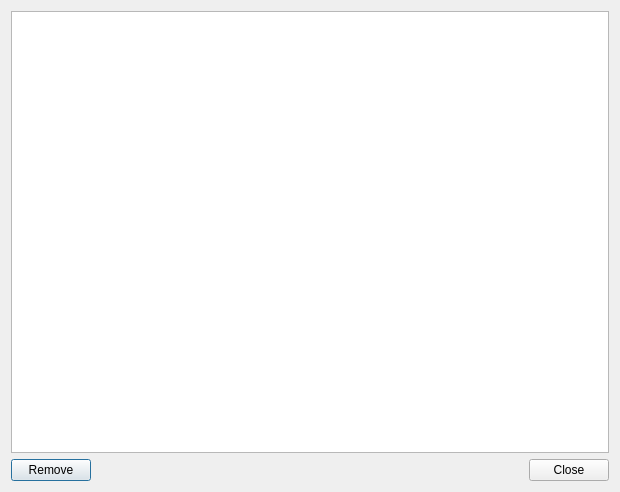
<?xml version="1.0" encoding="UTF-8"?>
<ui version="4.0">
 <class>Bookmark</class>
 <widget class="QDialog" name="Bookmark">
  <property name="windowModality">
   <enum>Qt::WindowModal</enum>
  </property>
  <property name="geometry">
   <rect>
    <x>0</x>
    <y>0</y>
    <width>620</width>
    <height>492</height>
   </rect>
  </property>
  <property name="windowTitle">
   <string>Bookmark</string>
  </property>
  <property name="modal">
   <bool>true</bool>
  </property>
  <layout class="QVBoxLayout" name="verticalLayout">
   <item>
    <widget class="QTreeWidget" name="free">
     <property name="toolTipDuration">
      <number>-1</number>
     </property>
     <property name="autoExpandDelay">
      <number>-1</number>
     </property>
     <property name="expandsOnDoubleClick">
      <bool>false</bool>
     </property>
     <property name="columnCount">
      <number>2</number>
     </property>
     <attribute name="headerVisible">
      <bool>false</bool>
     </attribute>
     <attribute name="headerCascadingSectionResizes">
      <bool>false</bool>
     </attribute>
     <attribute name="headerDefaultSectionSize">
      <number>100</number>
     </attribute>
     <attribute name="headerHighlightSections">
      <bool>false</bool>
     </attribute>
     <attribute name="headerShowSortIndicator" stdset="0">
      <bool>false</bool>
     </attribute>
     <attribute name="headerStretchLastSection">
      <bool>true</bool>
     </attribute>
     <column>
      <property name="text">
       <string>Name</string>
      </property>
      <property name="textAlignment">
       <set>AlignCenter</set>
      </property>
     </column>
     <column>
      <property name="text">
       <string>&quot;Link&quot;</string>
      </property>
      <property name="textAlignment">
       <set>AlignCenter</set>
      </property>
     </column>
    </widget>
   </item>
   <item>
    <layout class="QHBoxLayout" name="horizontalLayout">
     <item>
      <widget class="QPushButton" name="abcRemove">
       <property name="text">
        <string>Remove</string>
       </property>
      </widget>
     </item>
     <item>
      <widget class="QDialogButtonBox" name="buttonAbc">
       <property name="standardButtons">
        <set>QDialogButtonBox::Close</set>
       </property>
      </widget>
     </item>
    </layout>
   </item>
  </layout>
 </widget>
 <tabstops>
  <tabstop>free</tabstop>
 </tabstops>
 <resources/>
 <connections>
  <connection>
   <sender>buttonAbc</sender>
   <signal>accepted()</signal>
   <receiver>Bookmark</receiver>
   <slot>accept()</slot>
   <hints>
    <hint type="sourcelabel">
     <x>295</x>
     <y>253</y>
    </hint>
    <hint type="destinationlabel">
     <x>199</x>
     <y>149</y>
    </hint>
   </hints>
  </connection>
  <connection>
   <sender>buttonAbc</sender>
   <signal>rejected()</signal>
   <receiver>Bookmark</receiver>
   <slot>reject()</slot>
   <hints>
    <hint type="sourcelabel">
     <x>295</x>
     <y>253</y>
    </hint>
    <hint type="destinationlabel">
     <x>199</x>
     <y>149</y>
    </hint>
   </hints>
  </connection>
 </connections>
</ui>
